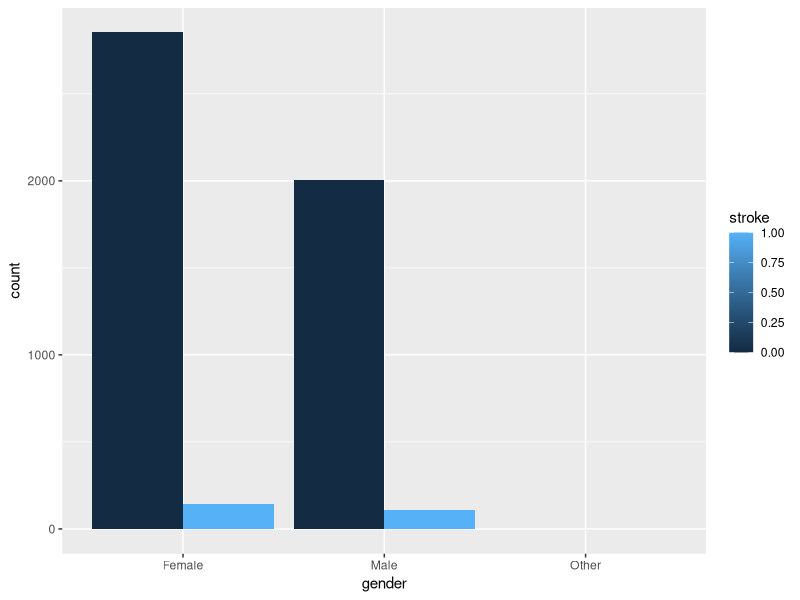
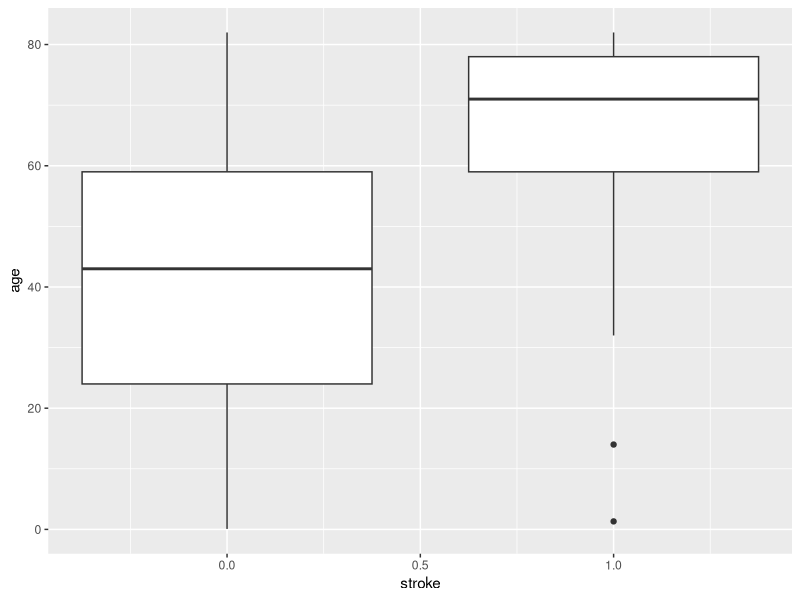
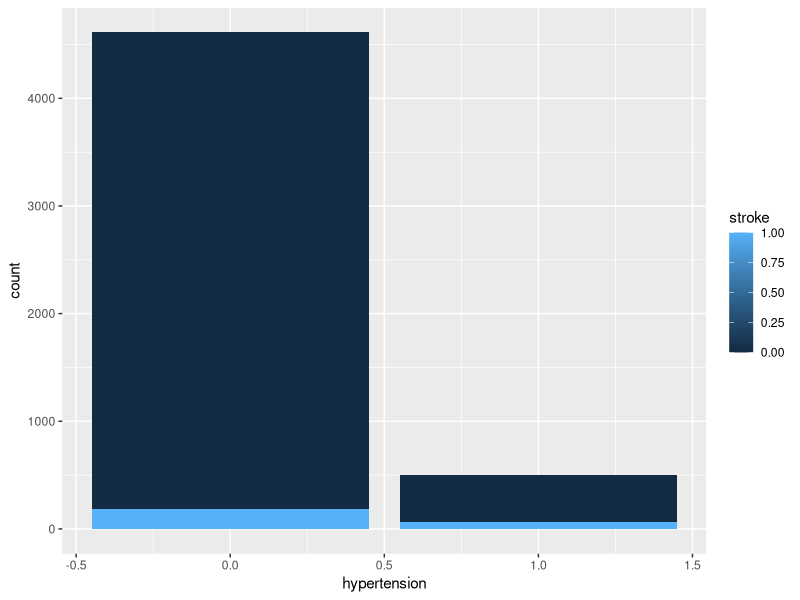
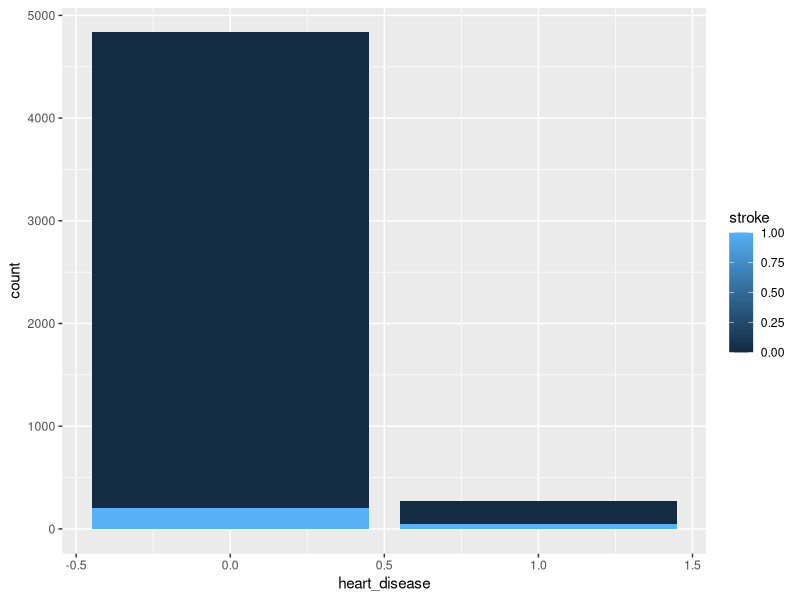
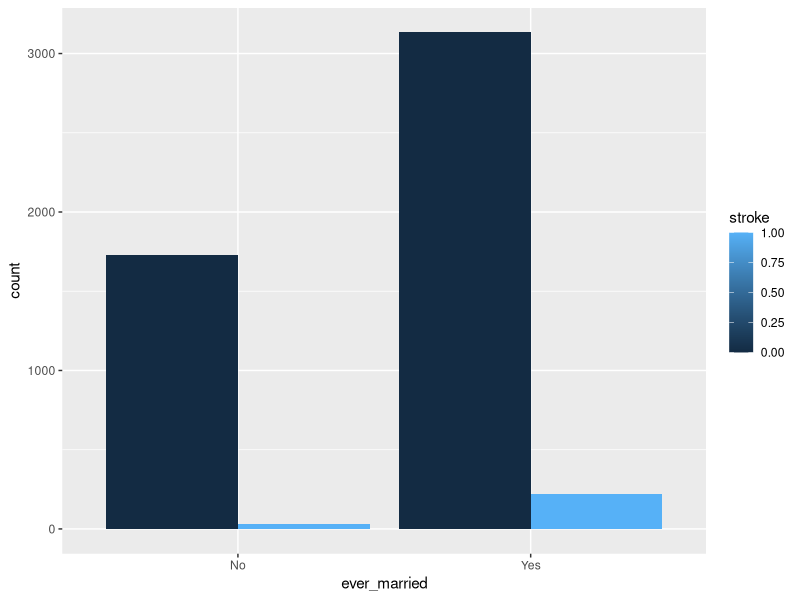
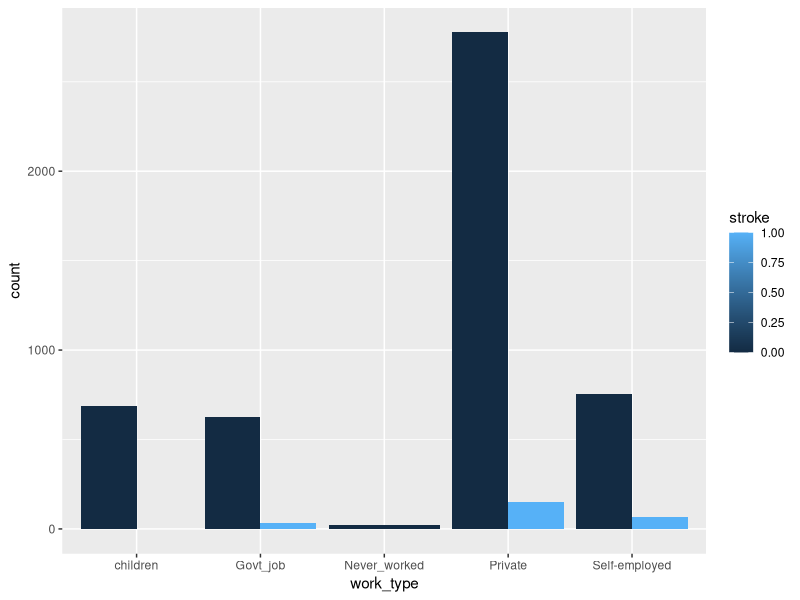
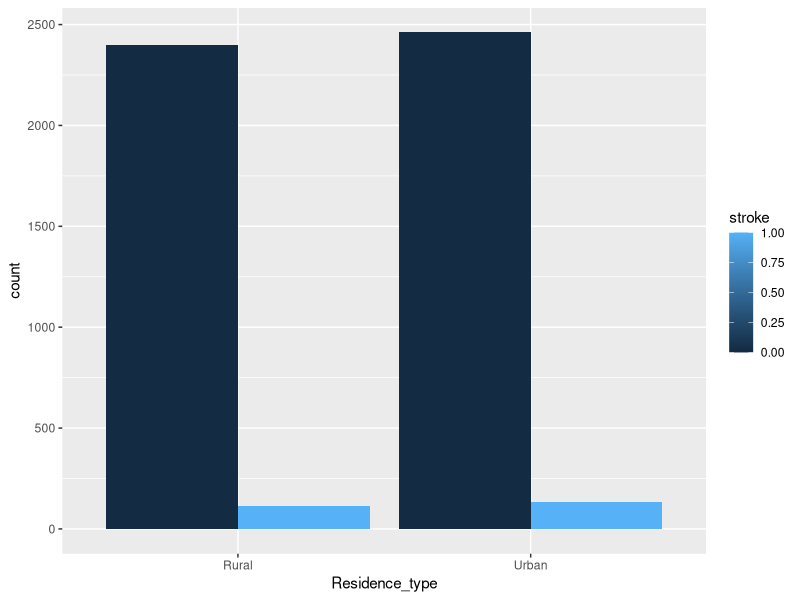
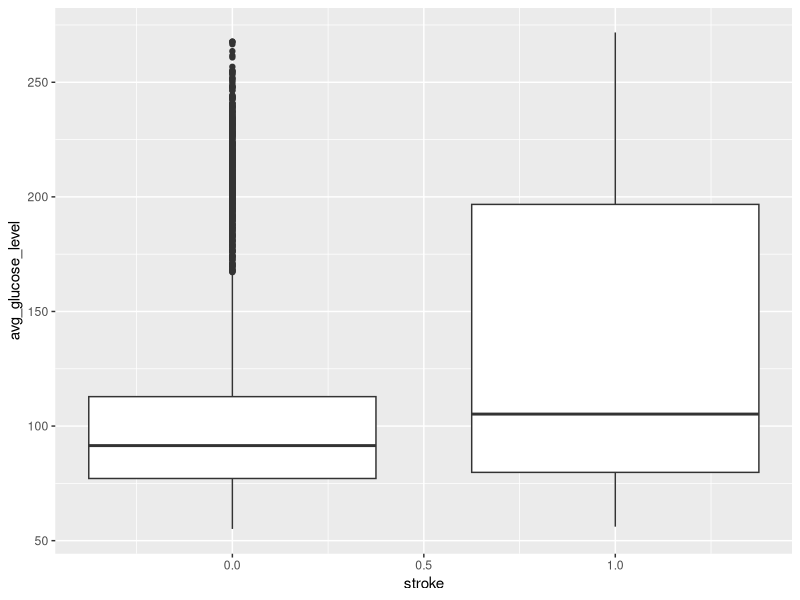

The R script that drew these images, in order:
## ---- chunk 1
library(ggplot2)
library(tidyverse)
library(pROC)
library(modelr)




## ---- chunk 2

setwd("/Users/celiabuiano/Downloads/OA Final Project")
stroke <- read.csv("healthcare-dataset-stroke-data.csv")


## ---- chunk 3
dmds <- resample_partition(stroke,c(train=0.8, test=0.2))
train_reg <- as_tibble(dmds$train)
test_reg <- as_tibble(dmds$test)

## ---- chunk 4
ggplot(stroke, aes(x=gender, group = stroke, fill = stroke))+
  geom_bar(position = "dodge")

ggplot(stroke, aes(x=stroke,age, group=stroke))+
  geom_boxplot()

ggplot(stroke, aes(x=hypertension, group=stroke, fill = stroke))+
  geom_bar(position="stack")

ggplot(stroke, aes(x=heart_disease, group=stroke, fill = stroke))+
  geom_bar(position="stack")

ggplot(stroke, aes(x=ever_married, group=stroke, fill = stroke))+
  geom_bar(position="dodge")


ggplot(stroke, aes(x=work_type, group=stroke, fill = stroke))+
  geom_bar(position="dodge")


ggplot(stroke, aes(x=Residence_type, group=stroke, fill = stroke))+
  geom_bar(position="dodge")

ggplot(stroke, aes(stroke,avg_glucose_level, group=stroke))+
  geom_boxplot()


ggplot(stroke, aes(stroke,as.numeric(bmi), group=stroke))+
  geom_boxplot()

ggplot(stroke, aes(x=smoking_status, group=stroke, fill = stroke))+
  geom_bar(position="dodge")



## ---- chunk 5


fit_age <- glm(stroke~age, data = train_reg, family = "binomial")
summary(fit_age)
fit_gluc <- glm(stroke~avg_glucose_level, data = train_reg, family = "binomial")
summary(fit_gluc)

test_reg_age <- test_reg %>% 
  add_predictions(fit_age, "lpred") %>% 
  mutate(prob=exp(lpred)/(1+exp(lpred)))
test_reg_gluc <- test_reg %>% 
  add_predictions(fit_gluc, "lpred") %>% 
  mutate(prob=exp(lpred)/(1+exp(lpred)))


roc_age <- roc(test_reg$stroke, test_reg_age$prob)
roc_gluc <- roc(test_reg$stroke, test_reg_gluc$prob)

auc_age <- auc(roc_age)
auc_gluc <- auc(roc_gluc)

auc_age
auc_gluc


## ---- chunk 6
library(leaps)
library(MASS)
all.mod <- lm(stroke ~ ., data = train_reg)
step.model <- stepAIC(all.mod, direction="both",
                      trace = FALSE)
sum_logit <- summary(step.model)
colnames(sum_logit$coefficients)<-c("est", "std", "T", "Pr")

row.names(as.data.frame(sum_logit$coefficients) %>% filter(Pr<=0.05))
                                    

## ---- chunk 7


model <- glm(stroke ~ age + hypertension + heart_disease + ever_married + 
              work_type  + avg_glucose_level , 
            data = train_reg, 
            family = binomial)
model


predicted_probabilities <- predict(model, newdata = test_reg, type = "response")

roc_feature <- roc(test_reg$stroke, predicted_probabilities)
auc_value <- auc(roc_feature)


auc_value

## ---- chunk 8


plot(roc_age, col = "blue", lwd = 2, main = "ROC Comparison")
lines(roc_gluc, col = "red", lwd = 2)
lines(roc_feature, col = "green", lwd = 2)
legend("bottomright", legend = c("Manual Model (Age)", "Manual Model (Glucose)", "Feature Selection Model"), 
       col = c("blue", "red", "green"), lwd = 2)
